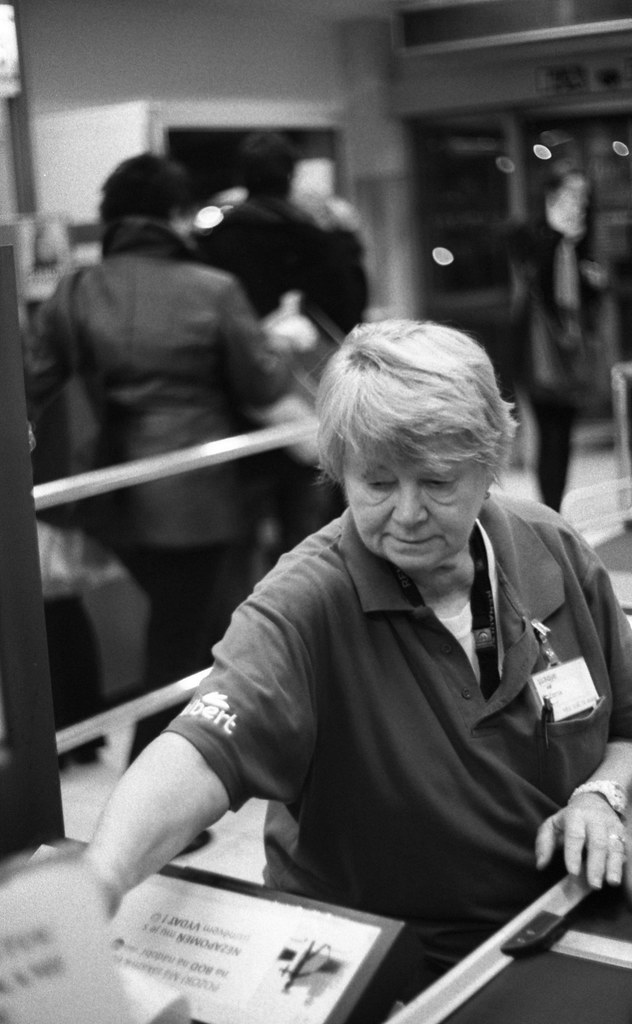
#> input picture tests/fixtures/cc0/cashier_albert.jpg, 632 x 1024 px; its folder holds only this picture in this run
$ python -i deskobjects.py   (imports and definitions only)
#> lines starting #> are read from the running program, lines starting #| are printed output that depends on the picture
#> further down, picture is the input picture: shape (1024, 632, 3); min 1, max 255, mean 89
"""Detection of objects that stay on the workplace surface ("desk watch").

This is a model-free signal: it compares each sampled frame with a background
built from *person-free* pixels (pixel-wise median excluding person boxes), so
the detector cannot fire merely because the cashier moved away.

The signal answers one narrow question: "is there a static, person-sized-or-
smaller blob on the workplace surface that is not explained by a person and was
not there during most of the clip?"  It never claims to identify banknotes.
"""

from __future__ import annotations

from dataclasses import dataclass, field

import cv2
import warnings
import numpy as np

from .types import Detection, FrameObservation, ZoneSpec

SMALL_W = 160


@dataclass
class Blob:
    """A persistent changed object on the surface."""

    first_index: int
    last_index: int
    x1: float
    y1: float
    x2: float
    y2: float
    area: float

    # [11 lines left out: function iou, not called in this run]


@dataclass
class DeskWatchConfig:
    small_width: int = SMALL_W
    diff_threshold: int = 22
    min_blob_area_ratio: float = 0.02  # of the workplace ROI (in the small frame)
    min_blob_px: int = 22
    person_pad_ratio: float = 0.06
    roi_expand: float = 0.25
    blur_ksize: int = 3


@dataclass
class DeskWatchResult:
    background: np.ndarray | None = None
    valid_mask: np.ndarray | None = None
    blobs: list[Blob] = field(default_factory=list)
    per_frame_blobs: dict[int, list[Blob]] = field(default_factory=dict)
    scale: float = 1.0


class DeskWatcher:
    """Builds a person-free background and finds static foreground blobs."""

    def __init__(self, cfg: DeskWatchConfig | None = None):
        self.cfg = cfg or DeskWatchConfig()

    # -- background ------------------------------------------------------------------

    def downscale(self, frame: np.ndarray) -> np.ndarray:
        h, w = frame.shape[:2]
#> h = 1024; w = 632
        scale = self.cfg.small_width / max(w, 1)
#> scale = 0.253
        small = cv2.resize(frame, (self.cfg.small_width, max(1, int(round(h * scale)))))
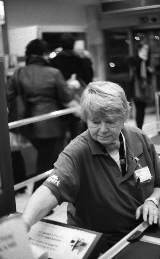
#> small: shape (259, 160, 3); min 3, max 255, mean 88.8
        gray = cv2.cvtColor(small, cv2.COLOR_BGR2GRAY)
        if self.cfg.blur_ksize > 1:
            gray = cv2.GaussianBlur(gray, (self.cfg.blur_ksize, self.cfg.blur_ksize), 0)
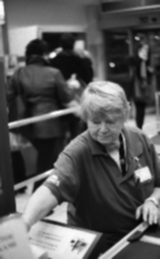
#> gray: shape (259, 160); min 5, max 254, mean 88.9
        return gray

    # [145 lines left out: functions build_background, detect_blobs, person_masks, foreground_ratio, track_blobs, not called in this run]

>>> import cv2
>>> picture = cv2.imread('../../../tests/fixtures/cc0/cashier_albert.jpg')
>>> result = DeskWatcher().downscale(picture)

$ run again, on tests/fixtures/cc0/cashier_screen.jpg
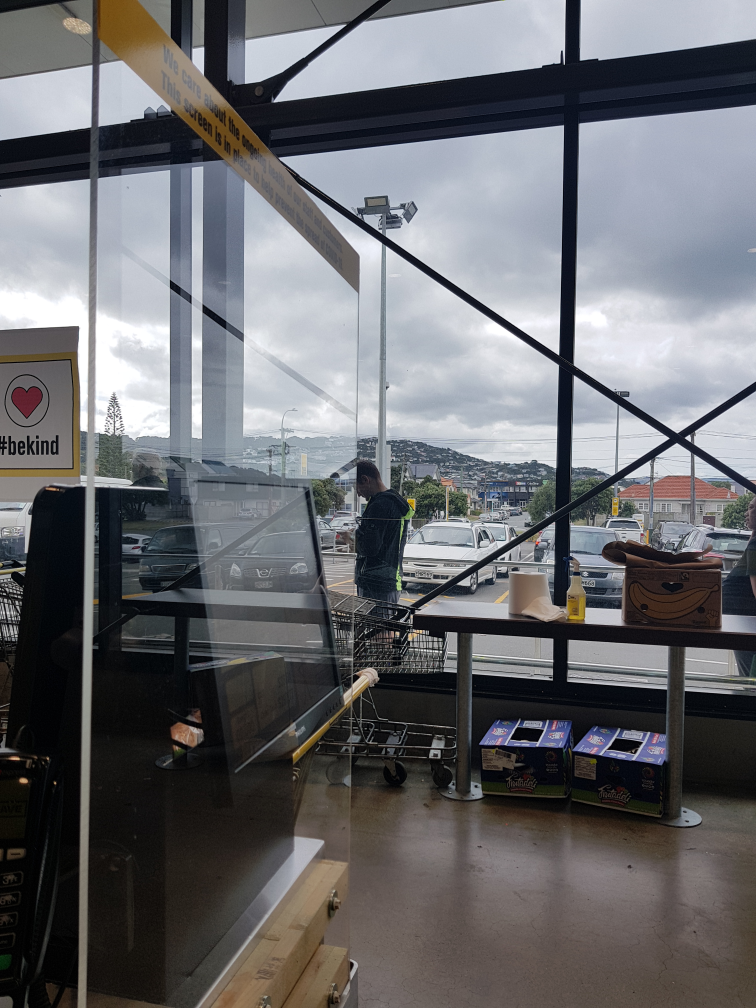
#> input picture tests/fixtures/cc0/cashier_screen.jpg, 3024 x 4032 px (shown at 1/4 size)
#> picture is the input picture: shape (4032, 3024, 3); mean B, G, R 110.1, 106.7, 106.2
#> in downscale, `small = cv2.resize(frame, (self.cfg.small_width, max(1, int(round(h * ..`:
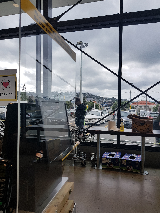
#> small: shape (213, 160, 3); mean B, G, R 110, 106.5, 106
#> in downscale, `gray = cv2.GaussianBlur(gray, (self.cfg.blur_ksize, self.cfg.blur_ksiz..`:
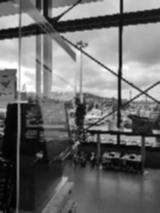
#> gray: shape (213, 160); min 1, max 255, mean 106.8
